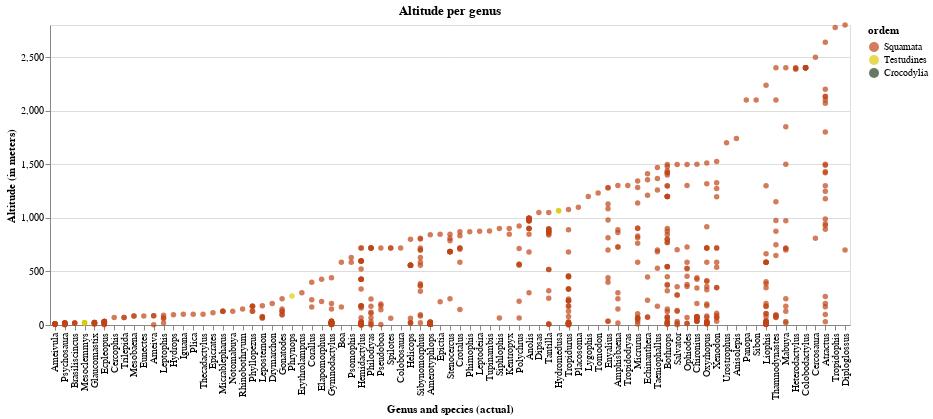

Source (notebook cell):
### Code cell
# ordering x-axis per mean altitude - OUTLIER: ordem nula
temp = alt.Chart(teste[~teste['ordem'].isna()], title='Altitude per genus',
                width= 800).mark_circle().encode(
    x = alt.X('genero_atual', type='nominal', title='Genus and species (actual)',
             sort=alt.EncodingSortField('altitude', op="max", order="ascending")),
    y = alt.Y('altitude', type='quantitative', title='Altitude (in meters)'),
    color = alt.Color('ordem', scale= alt.Scale(domain=ordens, range=cores)),
    tooltip = alt.Tooltip(['numero_catalogo', 'genero_atual','especie_atual','subespecie_atual', 
                            'qualificador_atual', 'ano_coleta','altitude'])
)

temp

### Figure 1 — Vega-Lite specification as saved in the notebook (floating-point values rounded to 4 significant figures; data arrays with more than 128 entries replaced by an {"elided": "..."} marker saying what was removed)
{"config": {"view": {"continuousWidth": 400, "continuousHeight": 300}}, "data": {"name": "data-cbb0b4a92b1e73683208767f06b006d3"}, "mark": "circle", "encoding": {"color": {"type": "nominal", "field": "ordem", "scale": {"domain": ["Squamata", "Testudines", "Crocodylia"], "range": ["#BF4417", "#D9CB0B", "#284021"]}}, "tooltip": [{"type": "quantitative", "field": "numero_catalogo"}, {"type": "nominal", "field": "genero_atual"}, {"type": "nominal", "field": "especie_atual"}, {"type": "nominal", "field": "subespecie_atual"}, {"type": "nominal", "field": "qualificador_atual"}, {"type": "quantitative", "field": "ano_coleta"}, {"type": "quantitative", "field": "altitude"}], "x": {"type": "nominal", "field": "genero_atual", "sort": {"field": "altitude", "op": "max", "order": "ascending"}, "title": "Genus and species (actual)"}, "y": {"type": "quantitative", "field": "altitude", "title": "Altitude (in meters)"}}, "title": "Altitude per genus", "width": 800, "$schema": "https://vega.github.io/schema/vega-lite/v4.8.1.json", "datasets": {"data-cbb0b4a92b1e73683208767f06b006d3": {"elided": "645 records"}}}
